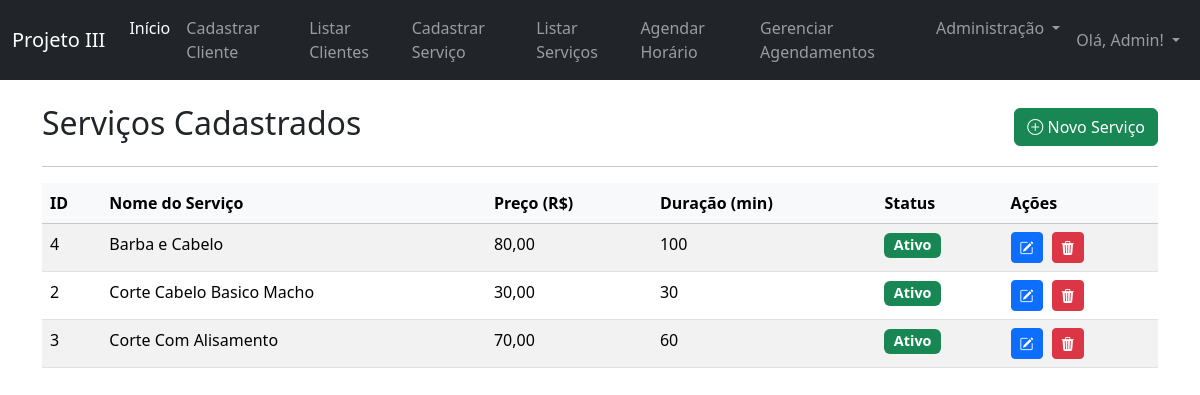
/listar_servicos.php (signed in), run on the app's committed database.
### tables this page shows
CREATE TABLE IF NOT EXISTS `servicos` (
  `id` int NOT NULL AUTO_INCREMENT,
  `nome_servico` varchar(255) NOT NULL,
  `descricao` text,
  `preco` decimal(10,2) NOT NULL,
  `duracao_estimada_minutos` int DEFAULT NULL COMMENT 'Duração do serviço em minutos, para agendamento',
  `status` enum('ativo','inativo') NOT NULL DEFAULT 'ativo',
  `data_cadastro` timestamp NULL DEFAULT CURRENT_TIMESTAMP,
  `id_funcionario_cadastro` int NOT NULL,
  PRIMARY KEY (`id`),
  KEY `id_funcionario_cadastro` (`id_funcionario_cadastro`)
);

### listar_servicos.php (the view, shortened to what this page needs)
<?php
require_once 'db_conexao.php';
$is_admin = (isset($_SESSION['funcionario_cargo']) && $_SESSION['funcionario_cargo'] === 'admin');
if (isset($_SESSION['funcionario_nome'])) {
    $nome_funcionario = htmlspecialchars($_SESSION['funcionario_nome']);
} else {
    $nome_funcionario = "Usuário";
}
$servicos = [];
$sql_servicos = "SELECT id, nome_servico, preco, duracao_estimada_minutos, status FROM servicos ORDER BY nome_servico ASC";
$result_servicos = $conexao->query($sql_servicos);
if ($result_servicos && $result_servicos->num_rows > 0) {
    while ($row = $result_servicos->fetch_assoc()) {
        $servicos[] = $row;
    }
}
?>
<!DOCTYPE html>
<html lang="pt-BR">
<head>
    <link href="https://cdn.jsdelivr.net/npm/bootstrap@5.3.3/dist/css/bootstrap.min.css" rel="stylesheet">
    <link rel="stylesheet" href="https://cdn.jsdelivr.net/npm/bootstrap-icons@1.11.3/font/bootstrap-icons.min.css">
</head>
<body>
<nav class="navbar navbar-expand-lg navbar-dark bg-dark fixed-top">
        <div class="container-fluid">
            <a class="navbar-brand" href="dashboard.php">Projeto III</a>
            <div class="collapse navbar-collapse" id="navbarNav">
                <ul class="navbar-nav me-auto mb-2 mb-lg-0">
                    <li class="nav-item">
                        <a class="nav-link active" aria-current="page" href="dashboard.php">Início</a>
                    </li>
                    <li class="nav-item">
                        <a class="nav-link" href="cadastrar_cliente.php">Cadastrar Cliente</a>
                    </li>
                    <li class="nav-item">
                        <a class="nav-link" href="listar_clientes.php">Listar Clientes</a>
                    </li>
                    <li class="nav-item">
                        <a class="nav-link" href="cadastrar_servico.php">Cadastrar Serviço</a>
                    </li>
                    <li class="nav-item">
                        <a class="nav-link" href="listar_servicos.php">Listar Serviços</a>
                    </li>
                    <li class="nav-item">
                        <a class="nav-link" href="agendar_horario.php">Agendar Horário</a>
                    </li>
                    <li class="nav-item">
                        <a class="nav-link" href="gerenciar_agendamentos.php">Gerenciar Agendamentos</a>
                    </li>
                    <?php if ($is_admin): ?>
                    <li class="nav-item dropdown">
                        <a class="nav-link dropdown-toggle" href="#" id="adminMenuLink" role="button" data-bs-toggle="dropdown" aria-expanded="false">
                            Administração
                        </a>
                    </li>
                    <?php endif; ?>
                </ul>
                <ul class="navbar-nav">
                    <li class="nav-item dropdown">
                        <a class="nav-link dropdown-toggle" href="#" id="navbarDropdownUser" role="button" data-bs-toggle="dropdown" aria-expanded="false">
                            Olá, <?php echo $nome_funcionario; ?>!
                        </a>
                    </li>
                </ul>
            </div>
        </div>
    </nav>
    <div class="container mt-5 mb-5">
        <div class="d-flex justify-content-between align-items-center mb-3">
            <h2>Serviços Cadastrados</h2>
            <a href="cadastrar_servico.php" class="btn btn-success">
                <i class="bi bi-plus-circle"></i> Novo Serviço
            </a>
        </div>
        <hr>
        <?php if (empty($servicos)): ?>
            <div class="alert alert-info" role="alert">
                Nenhum serviço cadastrado ainda. <a href="cadastrar_servico.php">Cadastre o primeiro!</a>
            </div>
        <?php else: ?>
            <div class="table-responsive">
                <table class="table table-striped table-hover">
                    <thead class="table-light">
                        <tr>
                            <th>ID</th>
                            <th>Nome do Serviço</th>
                            <th>Preço (R$)</th>
                            <th>Duração (min)</th>
                            <th>Status</th>
                            <th>Ações</th>
                        </tr>
                    </thead>
                    <tbody>
                        <?php foreach ($servicos as $servico): ?>
                        <tr>
                            <td><?php echo $servico['id']; ?></td>
                            <td><?php echo htmlspecialchars($servico['nome_servico']); ?></td>
                            <td><?php echo number_format($servico['preco'], 2, ',', '.'); ?></td>
                            <td><?php echo htmlspecialchars($servico['duracao_estimada_minutos'] ?? '-'); ?></td>
                            <td>
                                <span class="badge bg-<?php echo ($servico['status'] == 'ativo' ? 'success' : 'secondary'); ?> status-badge">
                                    <?php echo ucfirst($servico['status']); ?>
                                </span>
                            </td>
                            <td>
                                <a href="cadastrar_servico.php?action=editar&id=<?php echo $servico['id']; ?>" class="btn btn-sm btn-primary" title="Editar">
                                    <i class="bi bi-pencil-square"></i>
                                </a>
                                <form method="POST" action="processa_delete_servico.php" class="actions-form" onsubmit="return confirm('Tem certeza que deseja excluir este serviço? Esta ação não pode ser desfeita.');">
                                    <button type="submit" class="btn btn-sm btn-danger" title="Excluir">
                                        <i class="bi bi-trash3-fill"></i>
                                    </button>
                                </form>
                            </td>
                        </tr>
                        <?php endforeach; ?>
                    </tbody>
                </table>
            </div>
        <?php endif; ?>
    </div>
</body>
</html>

### listar_servicos.php (style rules this page uses)
body { padding-top: 56px; }
.status-badge { font-size: 0.9em; }
.actions-form { display: inline-block; margin-left: 5px; }

### data on the page
servicos: id "4", nome_servico "Barba e Cabelo", preco "80,00", duracao_estimada_minutos "100", status "Ativo"
servicos: id "2", nome_servico "Corte Cabelo Basico Macho", preco "30,00", duracao_estimada_minutos "30", status "Ativo"
servicos: id "3", nome_servico "Corte Com Alisamento", preco "70,00", duracao_estimada_minutos "60", status "Ativo"

### other printed values
$nome_funcionario "Admin"
